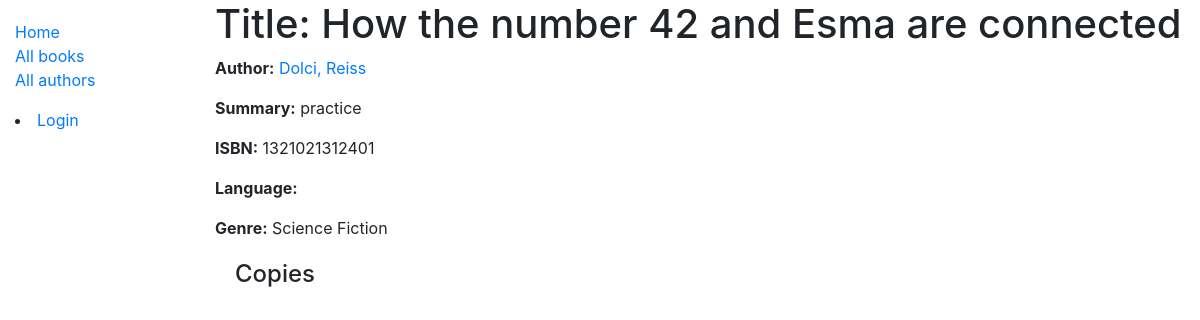
/catalog/book/1, run on the app's committed database.
### catalog/models.py (models this page shows, shortened)
class Book(models.Model):
    title = models.CharField(max_length=200)
    author = models.ForeignKey('Author', on_delete=models.SET_NULL, null=True)
    summary = models.TextField(max_length=1000, help_text='Enter a brief description of the book')
    isbn = models.CharField('ISBN', max_length=13, help_text='13 Character <a href="https://www.isbn-international.org/content/what-isbn">ISBN number</a>')
    genre = models.ManyToManyField(Genre, help_text='Select a genre for this book')
    def display_genre(self):
        """Create a string for the Genre. This is required to display genre in Admin."""
        return ', '.join(genre.name for genre in self.genre.all()[:3])
    display_genre.short_description = 'Genre'

class Author(models.Model):
    first_name = models.CharField(max_length=100)
    last_name = models.CharField(max_length=100)
    date_of_birth = models.DateField(null=True, blank=True)
    date_of_death = models.DateField('Died', null=True, blank=True)
    class Meta:
        ordering = ['first_name', 'last_name']
    def __str__(self):
        return f'{self.last_name}, {self.first_name}'

class Genre(models.Model):
    name = models.CharField(max_length=200, help_text='Enter a book genre (e.g. Science Fiction)')
    def __str__(self):
        return self.name

### catalog/views.py (the view)
# urls.py: path('book/<int:pk>', views.BookDetailView.as_view(), name='book-detail'),
class BookDetailView(generic.DetailView):
    model = Book

### catalog/templates/catalog/book_detail.html (shortened to what this page needs)
{% extends "base_generic.html" %}
{% block content %}
  <h1>Title: {{ book.title }}</h1>
  <p><strong>Author:</strong> <a href="{% url 'author-detail' book.author.pk %}">{{ book.author }}</a>
  <p><strong>Summary:</strong> {{ book.summary }}</p>
  <p><strong>ISBN:</strong> {{ book.isbn }}</p>
  <p><strong>Language:</strong> {{ book.language }}</p>
  <p><strong>Genre:</strong> {% for genre in book.genre.all %} {{ genre }}{% if not forloop.last %}, {% endif %}{% endfor %}</p>
  <div style="margin-left:20px;margin-top:20px">
    <h4>Copies</h4>
{% endblock %}

### data on the page
Book: title "How the number 42 and Esma are connected", author "Dolci, Reiss", summary "practice", isbn "1321021312401"
Genre: name "Science Fiction"
